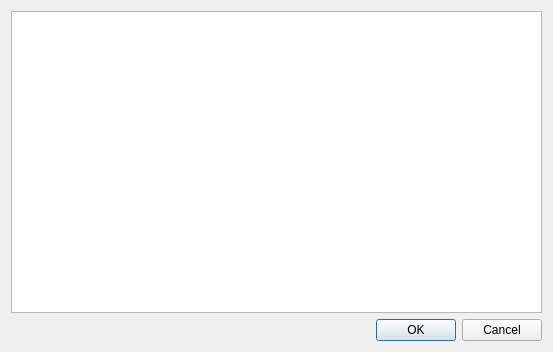
<?xml version="1.0" encoding="UTF-8"?>
<ui version="4.0">
 <class>filterMimeDialog</class>
 <widget class="QDialog" name="filterMimeDialog">
  <property name="geometry">
   <rect>
    <x>0</x>
    <y>0</y>
    <width>553</width>
    <height>352</height>
   </rect>
  </property>
  <property name="windowTitle">
   <string>Dialog</string>
  </property>
  <layout class="QVBoxLayout" name="verticalLayout">
   <item>
    <widget class="QTreeWidget" name="treeWidget">
     <attribute name="headerVisible">
      <bool>false</bool>
     </attribute>
     <column>
      <property name="text">
       <string notr="true">1</string>
      </property>
     </column>
    </widget>
   </item>
   <item>
    <widget class="QDialogButtonBox" name="buttonBox">
     <property name="orientation">
      <enum>Qt::Horizontal</enum>
     </property>
     <property name="standardButtons">
      <set>QDialogButtonBox::Cancel|QDialogButtonBox::Ok</set>
     </property>
    </widget>
   </item>
  </layout>
 </widget>
 <resources/>
 <connections>
  <connection>
   <sender>buttonBox</sender>
   <signal>accepted()</signal>
   <receiver>filterMimeDialog</receiver>
   <slot>accept()</slot>
   <hints>
    <hint type="sourcelabel">
     <x>248</x>
     <y>254</y>
    </hint>
    <hint type="destinationlabel">
     <x>157</x>
     <y>274</y>
    </hint>
   </hints>
  </connection>
  <connection>
   <sender>buttonBox</sender>
   <signal>rejected()</signal>
   <receiver>filterMimeDialog</receiver>
   <slot>reject()</slot>
   <hints>
    <hint type="sourcelabel">
     <x>316</x>
     <y>260</y>
    </hint>
    <hint type="destinationlabel">
     <x>286</x>
     <y>274</y>
    </hint>
   </hints>
  </connection>
 </connections>
</ui>
